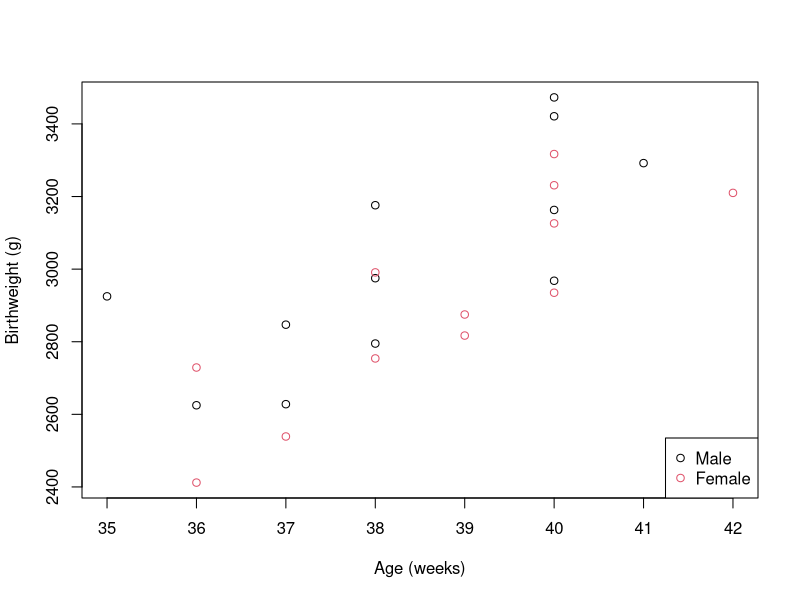
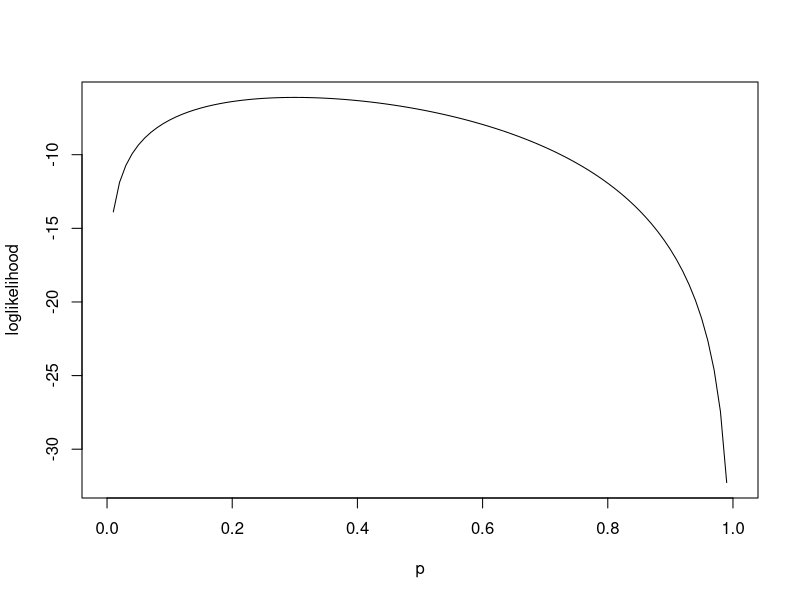

Write R code to recreate these figures, in order.
## ---- chunk 1
birth <- read.table("datasets/birth.txt", header = TRUE)
head(birth)
plot(birth$Age, birth$Weight, xlab="Age (weeks)", ylab="Birthweight (g)",
     col = birth$Sex)
legend("bottomright", legend = c("Male", "Female"), pch = 1, col = 1:2)
## ---- chunk 2
loglikelihood <- function(p, y) {
  y_bar <- mean(y)
  n <- length(y)
  n * y_bar * log(p) + n* (1 - y_bar) * log(1 - p)
} 

y <- c(1, 0, 1, 0, 0, 1, 0, 0, 0, 0)
curve(loglikelihood(x, y), from = 0, to = 1, 
      xlab = "p", ylab = "loglikelihood")
